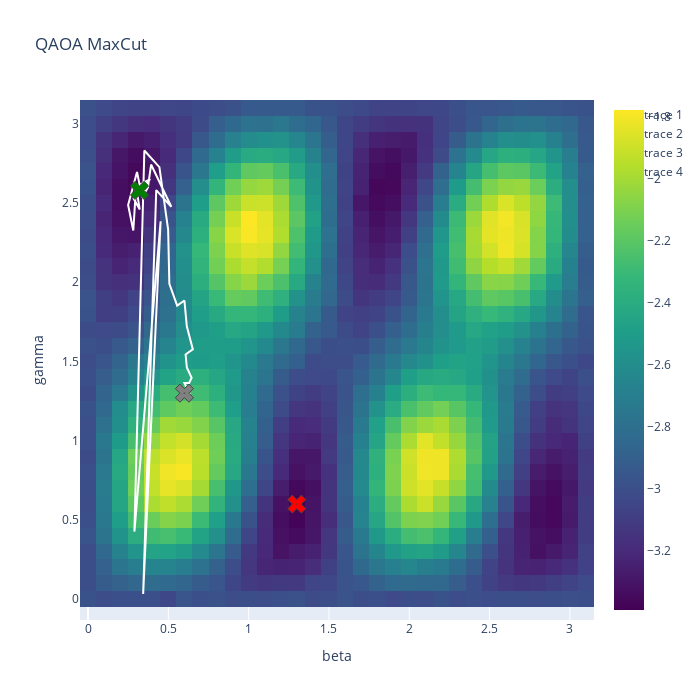

The cell this chart's notebook holds for it:
### Code cell
fig.add_trace(
    go.Scatter(mode="lines", x=gammas, y=betas, marker_symbol=[200],
                   marker_color="white", 
                   marker_line_width=1, marker_size=8))

y, x = np.unravel_index(np.argmin(F1), F1.shape)

fig.add_trace(
    go.Scatter(mode="markers", x=[x*step_size], y=[y*step_size], marker_symbol=[204],
                   marker_color="red", 
                   marker_line_width=1, marker_size=16))

fig.add_trace(
    go.Scatter(mode="markers", x=[gammas[0]], y=[betas[0]], marker_symbol=[204],
                   marker_color="gray", 
                   marker_line_width=1, marker_size=16))

fig.add_trace(
    go.Scatter(mode="markers", x=[gammas[-1]], y=[betas[-1]], marker_symbol=[204],
                   marker_color="green", 
                   marker_line_width=1, marker_size=16))

### Figure 1 — Plotly figure (JSON) as saved in the notebook; plotly's stock layout.template omitted (floating-point values rounded to 4 significant figures; data arrays with more than 128 entries replaced by an {"elided": "..."} marker saying what was removed)
{"data": [{"colorscale": [[0, "#440154"], [0.1111, "#482878"], [0.2222, "#3e4989"], [0.3333, "#31688e"], [0.4444, "#26828e"], [0.5556, "#1f9e89"], [0.6667, "#35b779"], [0.7778, "#6ece58"], [0.8889, "#b5de2b"], [1, "#fde725"]], "type": "heatmap", "x": [0, 0.1, 0.2, 0.3, 0.4, 0.5, 0.6, 0.7, 0.8, 0.9, 1, 1.1, 1.2, 1.3, 1.4, 1.5, 1.6, 1.7, 1.8, 1.9, 2, 2.1, 2.2, 2.3, 2.4, 2.5, 2.6, 2.7, 2.8, 2.9, 3, 3.1], "y": [0, 0.1, 0.2, 0.3, 0.4, 0.5, 0.6, 0.7, 0.8, 0.9, 1, 1.1, 1.2, 1.3, 1.4, 1.5, 1.6, 1.7, 1.8, 1.9, 2, 2.1, 2.2, 2.3, 2.4, 2.5, 2.6, 2.7, 2.8, 2.9, 3, 3.1], "z": {"elided": "32x32 float values"}}, {"marker": {"color": "white", "line": {"width": 1}, "size": 8, "symbol": [200]}, "mode": "lines", "type": "scatter", "x": {"elided": "236 float values"}, "y": {"elided": "236 float values"}}, {"marker": {"color": "red", "line": {"width": 1}, "size": 16, "symbol": [204]}, "mode": "markers", "type": "scatter", "x": [1.3], "y": [0.6]}, {"marker": {"color": "gray", "line": {"width": 1}, "size": 16, "symbol": [204]}, "mode": "markers", "type": "scatter", "x": [0.6], "y": [1.3]}, {"marker": {"color": "green", "line": {"width": 1}, "size": 16, "symbol": [204]}, "mode": "markers", "type": "scatter", "x": [0.3208], "y": [2.579]}], "layout": {"height": 700, "title": {"text": "QAOA MaxCut"}, "width": 700, "xaxis": {"title": {"text": "beta"}}, "yaxis": {"title": {"text": "gamma"}}}}
